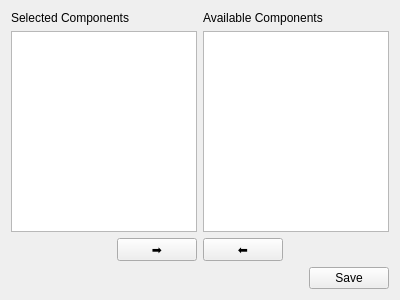
<?xml version="1.0" encoding="UTF-8"?>
<ui version="4.0">
 <class>EntityEditor</class>
 <widget class="QWidget" name="EntityEditor">
  <property name="geometry">
   <rect>
    <x>0</x>
    <y>0</y>
    <width>400</width>
    <height>300</height>
   </rect>
  </property>
  <property name="windowTitle">
   <string>Frame</string>
  </property>
  <layout class="QVBoxLayout" name="verticalLayout_2">
   <item>
    <layout class="QHBoxLayout" name="topHLayout">
     <item>
      <widget class="QLabel" name="selectedComponentsLabel">
       <property name="text">
        <string>Selected Components</string>
       </property>
      </widget>
     </item>
     <item>
      <widget class="QLabel" name="availableComponentsLabel">
       <property name="text">
        <string>Available Components</string>
       </property>
      </widget>
     </item>
    </layout>
   </item>
   <item>
    <layout class="QHBoxLayout" name="selectionHLayout">
     <item>
      <widget class="QListWidget" name="selectedComponentsListWidget"/>
     </item>
     <item>
      <widget class="QListWidget" name="availableComponentsListWidget"/>
     </item>
    </layout>
   </item>
   <item>
    <layout class="QHBoxLayout" name="actionsHLayout">
     <item>
      <spacer name="leftHSpacer">
       <property name="orientation">
        <enum>Qt::Horizontal</enum>
       </property>
       <property name="sizeHint" stdset="0">
        <size>
         <width>40</width>
         <height>20</height>
        </size>
       </property>
      </spacer>
     </item>
     <item>
      <widget class="QPushButton" name="deselectPushButton">
       <property name="text">
        <string>➡️</string>
       </property>
      </widget>
     </item>
     <item>
      <widget class="QPushButton" name="selectPushButton">
       <property name="text">
        <string>⬅️</string>
       </property>
       <property name="flat">
        <bool>false</bool>
       </property>
      </widget>
     </item>
     <item>
      <spacer name="rightHSpacer">
       <property name="orientation">
        <enum>Qt::Horizontal</enum>
       </property>
       <property name="sizeHint" stdset="0">
        <size>
         <width>40</width>
         <height>20</height>
        </size>
       </property>
      </spacer>
     </item>
    </layout>
   </item>
   <item>
    <layout class="QHBoxLayout" name="horizontalLayout">
     <item>
      <spacer name="horizontalSpacer">
       <property name="orientation">
        <enum>Qt::Horizontal</enum>
       </property>
       <property name="sizeHint" stdset="0">
        <size>
         <width>40</width>
         <height>20</height>
        </size>
       </property>
      </spacer>
     </item>
     <item>
      <widget class="QPushButton" name="saveButton">
       <property name="text">
        <string>Save</string>
       </property>
      </widget>
     </item>
    </layout>
   </item>
  </layout>
 </widget>
 <resources/>
 <connections/>
</ui>
